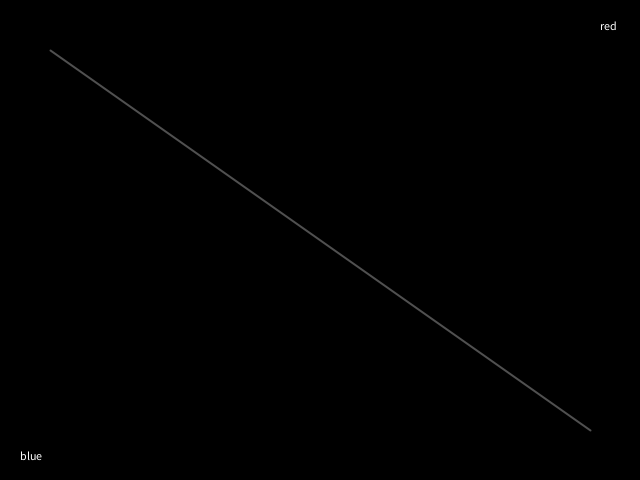
Frame 1 (no input)
Frame 60 (the mouse pressed at the canvas centre just before this capture): identical to frame 1, image omitted
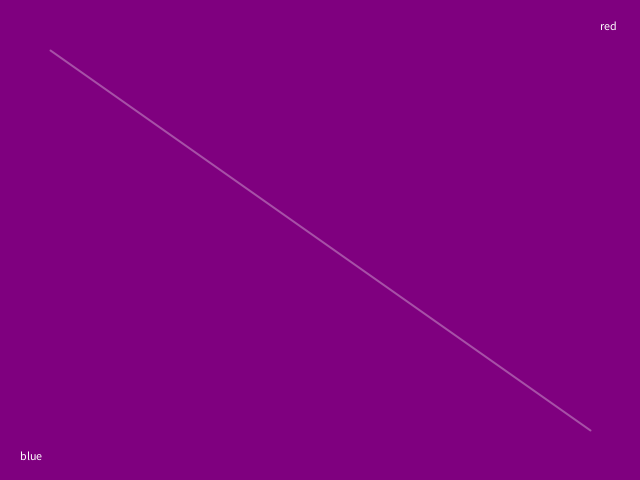
Frame 120 (the mouse held since frame 60 and released just before this capture)

The Processing sketch that drew these frames (run headless with seeded random() and noise(); from frame 60 on, the mouse is pressed at the canvas centre):

// Processing sketch: redblue
// ── redblue.pde
int rc;
float rd;
int bc;
float bd;

void setup() {
  size(640, 480);
  background(0, 0, 0);
}

void draw() {
  rd = dist(0, 0, mouseX, 0);
  rc = int(map(rd, 0, width, 0, 255));
  bd = dist(0, 0, mouseY, 0);
  bc = int(map(bd, 0, height, 0, 255));
  background(rc, 0, bc);
  
  text("red", width-40, 30);
  text("blue", 20, height-20);
  
  stroke(255, 255, 255, 80);
  strokeWeight(2);
  line(50, 50, width-50, height-50);
}
